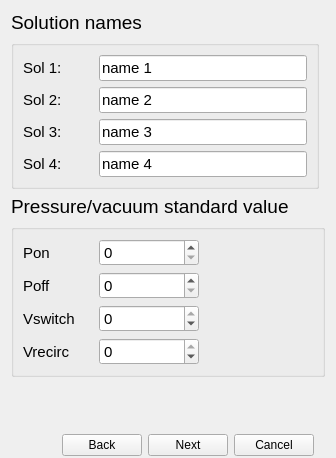
         <widget class="QWidget" name="page_3">
          <layout class="QGridLayout" name="gridLayout_17">
           <property name="bottomMargin">
            <number>0</number>
           </property>
           <item row="1" column="0">
            <widget class="QGroupBox" name="groupBox_10">
             <property name="font">
              <font>
               <pointsize>11</pointsize>
              </font>
             </property>
             <property name="title">
              <string/>
             </property>
             <layout class="QGridLayout" name="gridLayout_5">
              <item row="0" column="0" colspan="2">
               <widget class="QLabel" name="label_25">
                <property name="minimumSize">
                 <size>
                  <width>70</width>
                  <height>0</height>
                 </size>
                </property>
                <property name="font">
                 <font>
                  <pointsize>11</pointsize>
                 </font>
                </property>
                <property name="text">
                 <string>Sol 1:</string>
                </property>
               </widget>
              </item>
              <item row="1" column="2">
               <widget class="QLineEdit" name="lineEdit_solName2">
                <property name="font">
                 <font>
                  <pointsize>11</pointsize>
                 </font>
                </property>
                <property name="text">
                 <string>name 2</string>
                </property>
               </widget>
              </item>
              <item row="2" column="0" colspan="2">
               <widget class="QLabel" name="label_26">
                <property name="font">
                 <font>
                  <pointsize>11</pointsize>
                 </font>
                </property>
                <property name="text">
                 <string>Sol 3:</string>
                </property>
               </widget>
              </item>
              <item row="1" column="0" colspan="2">
               <widget class="QLabel" name="label_27">
                <property name="font">
                 <font>
                  <pointsize>11</pointsize>
                 </font>
                </property>
                <property name="text">
                 <string>Sol 2:</string>
                </property>
               </widget>
              </item>
              <item row="0" column="2">
               <widget class="QLineEdit" name="lineEdit_solName1">
                <property name="font">
                 <font>
                  <pointsize>11</pointsize>
                 </font>
                </property>
                <property name="text">
                 <string>name 1</string>
                </property>
               </widget>
              </item>
              <item row="3" column="0" colspan="2">
               <widget class="QLabel" name="label_28">
                <property name="font">
                 <font>
                  <pointsize>11</pointsize>
                 </font>
                </property>
                <property name="text">
                 <string>Sol 4:</string>
                </property>
               </widget>
              </item>
              <item row="3" column="2">
               <widget class="QLineEdit" name="lineEdit_solName4">
                <property name="font">
                 <font>
                  <pointsize>11</pointsize>
                 </font>
                </property>
                <property name="text">
                 <string>name 4</string>
                </property>
               </widget>
              </item>
              <item row="2" column="2">
               <widget class="QLineEdit" name="lineEdit_solName3">
                <property name="font">
                 <font>
                  <pointsize>11</pointsize>
                 </font>
                </property>
                <property name="text">
                 <string>name 3</string>
                </property>
               </widget>
              </item>
             </layout>
            </widget>
           </item>
           <item row="3" column="0" rowspan="2" colspan="2">
            <widget class="QGroupBox" name="groupBox_11">
             <property name="font">
              <font>
               <pointsize>11</pointsize>
              </font>
             </property>
             <property name="title">
              <string/>
             </property>
             <layout class="QGridLayout" name="gridLayout_18">
              <item row="3" column="1">
               <widget class="QSpinBox" name="spinBox_v_s_def">
                <property name="minimum">
                 <number>-300</number>
                </property>
                <property name="maximum">
                 <number>0</number>
                </property>
               </widget>
              </item>
              <item row="3" column="0">
               <widget class="QLabel" name="label_32">
                <property name="font">
                 <font>
                  <pointsize>11</pointsize>
                 </font>
                </property>
                <property name="text">
                 <string>Vrecirc</string>
                </property>
               </widget>
              </item>
              <item row="2" column="0">
               <widget class="QLabel" name="label_31">
                <property name="font">
                 <font>
                  <pointsize>11</pointsize>
                 </font>
                </property>
                <property name="text">
                 <string>Vswitch</string>
                </property>
               </widget>
              </item>
              <item row="1" column="0">
               <widget class="QLabel" name="label_30">
                <property name="font">
                 <font>
                  <pointsize>11</pointsize>
                 </font>
                </property>
                <property name="text">
                 <string>Poff</string>
                </property>
               </widget>
              </item>
              <item row="0" column="0">
               <widget class="QLabel" name="label_29">
                <property name="minimumSize">
                 <size>
                  <width>70</width>
                  <height>0</height>
                 </size>
                </property>
                <property name="font">
                 <font>
                  <pointsize>11</pointsize>
                 </font>
                </property>
                <property name="text">
                 <string>Pon</string>
                </property>
               </widget>
              </item>
              <item row="1" column="1">
               <widget class="QSpinBox" name="spinBox_poff_def">
                <property name="maximum">
                 <number>450</number>
                </property>
               </widget>
              </item>
              <item row="0" column="1">
               <widget class="QSpinBox" name="spinBox_pon_def">
                <property name="minimumSize">
                 <size>
                  <width>100</width>
                  <height>0</height>
                 </size>
                </property>
                <property name="maximum">
                 <number>450</number>
                </property>
               </widget>
              </item>
              <item row="2" column="1">
               <widget class="QSpinBox" name="spinBox_v_r_def">
                <property name="minimum">
                 <number>-300</number>
                </property>
                <property name="maximum">
                 <number>0</number>
                </property>
               </widget>
              </item>
              <item row="0" column="2">
               <spacer name="horizontalSpacer_10">
                <property name="orientation">
                 <enum>Qt::Horizontal</enum>
                </property>
                <property name="sizeHint" stdset="0">
                 <size>
                  <width>40</width>
                  <height>20</height>
                 </size>
                </property>
               </spacer>
              </item>
             </layout>
            </widget>
           </item>
           <item row="2" column="0" colspan="2">
            <widget class="QLabel" name="label_9">
             <property name="font">
              <font>
               <pointsize>14</pointsize>
              </font>
             </property>
             <property name="text">
              <string>Pressure/vacuum standard value</string>
             </property>
            </widget>
           </item>
           <item row="0" column="0">
            <widget class="QLabel" name="label_6">
             <property name="font">
              <font>
               <pointsize>14</pointsize>
              </font>
             </property>
             <property name="text">
              <string>Solution names</string>
             </property>
            </widget>
           </item>
           <item row="5" column="0">
            <spacer name="verticalSpacer_7">
             <property name="orientation">
              <enum>Qt::Vertical</enum>
             </property>
             <property name="sizeHint" stdset="0">
              <size>
               <width>20</width>
               <height>40</height>
              </size>
             </property>
            </spacer>
           </item>
           <item row="6" column="0" colspan="2">
            <widget class="QGroupBox" name="groupBox_3">
             <property name="maximumSize">
              <size>
               <width>16777215</width>
               <height>45</height>
              </size>
             </property>
             <property name="styleSheet">
              <string notr="true">QGroupBox {
    border: 2px solid transparent;
}</string>
             </property>
             <property name="title">
              <string/>
             </property>
             <layout class="QGridLayout" name="gridLayout_9">
              <property name="bottomMargin">
               <number>0</number>
              </property>
              <item row="0" column="2">
               <widget class="QPushButton" name="pushButton_next3">
                <property name="text">
                 <string>Next</string>
                </property>
               </widget>
              </item>
              <item row="0" column="3">
               <widget class="QPushButton" name="pushButton_cancel3">
                <property name="text">
                 <string>Cancel</string>
                </property>
               </widget>
              </item>
              <item row="0" column="1">
               <widget class="QPushButton" name="pushButton_back3">
                <property name="text">
                 <string>Back</string>
                </property>
               </widget>
              </item>
              <item row="0" column="0">
               <spacer name="horizontalSpacer_3">
                <property name="orientation">
                 <enum>Qt::Horizontal</enum>
                </property>
                <property name="sizeHint" stdset="0">
                 <size>
                  <width>40</width>
                  <height>20</height>
                 </size>
                </property>
               </spacer>
              </item>
             </layout>
            </widget>
           </item>
          </layout>
         </widget>
